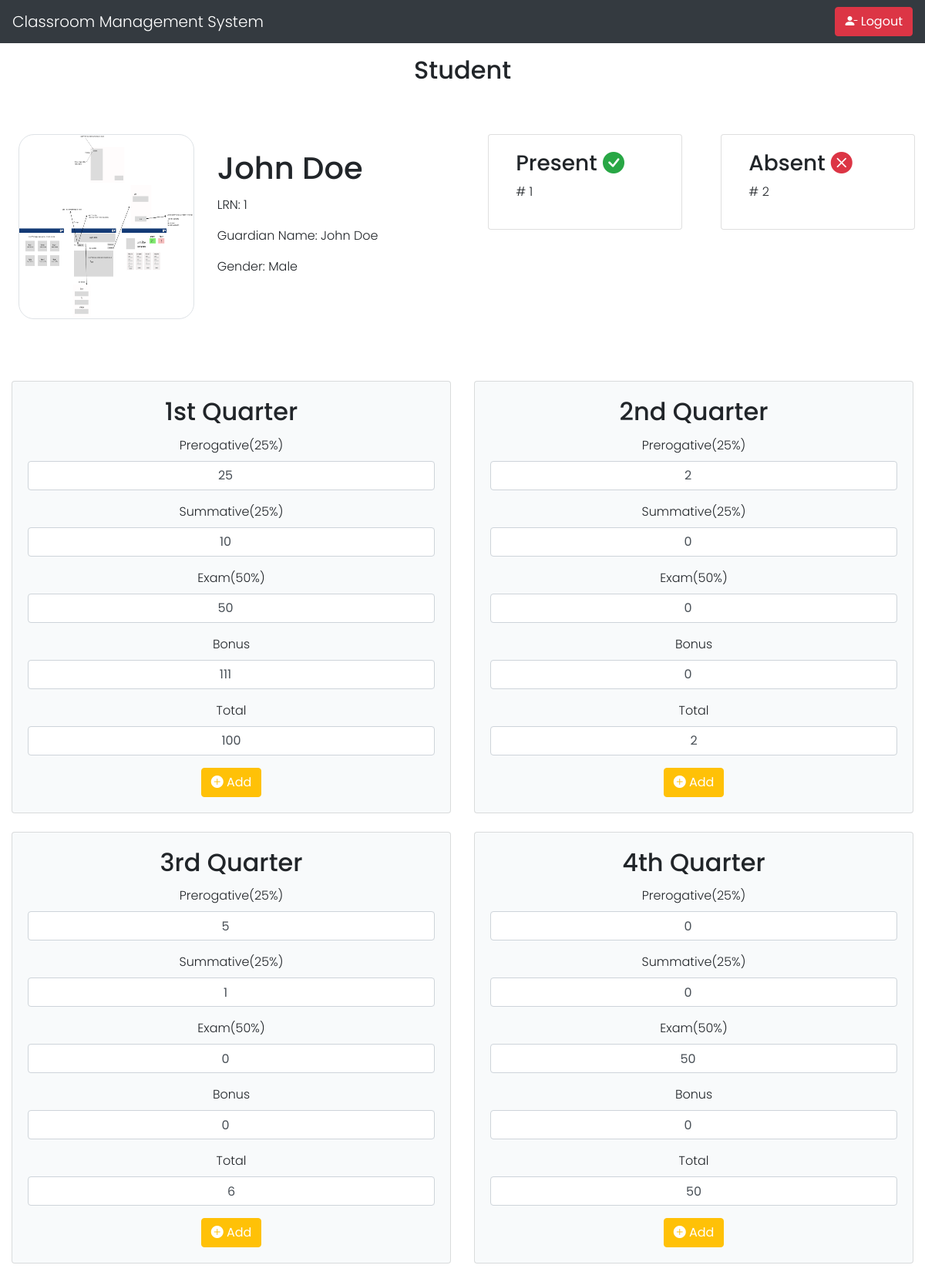
Before: /student_grade.php?class_member_id=13 (signed in) with the older database file.
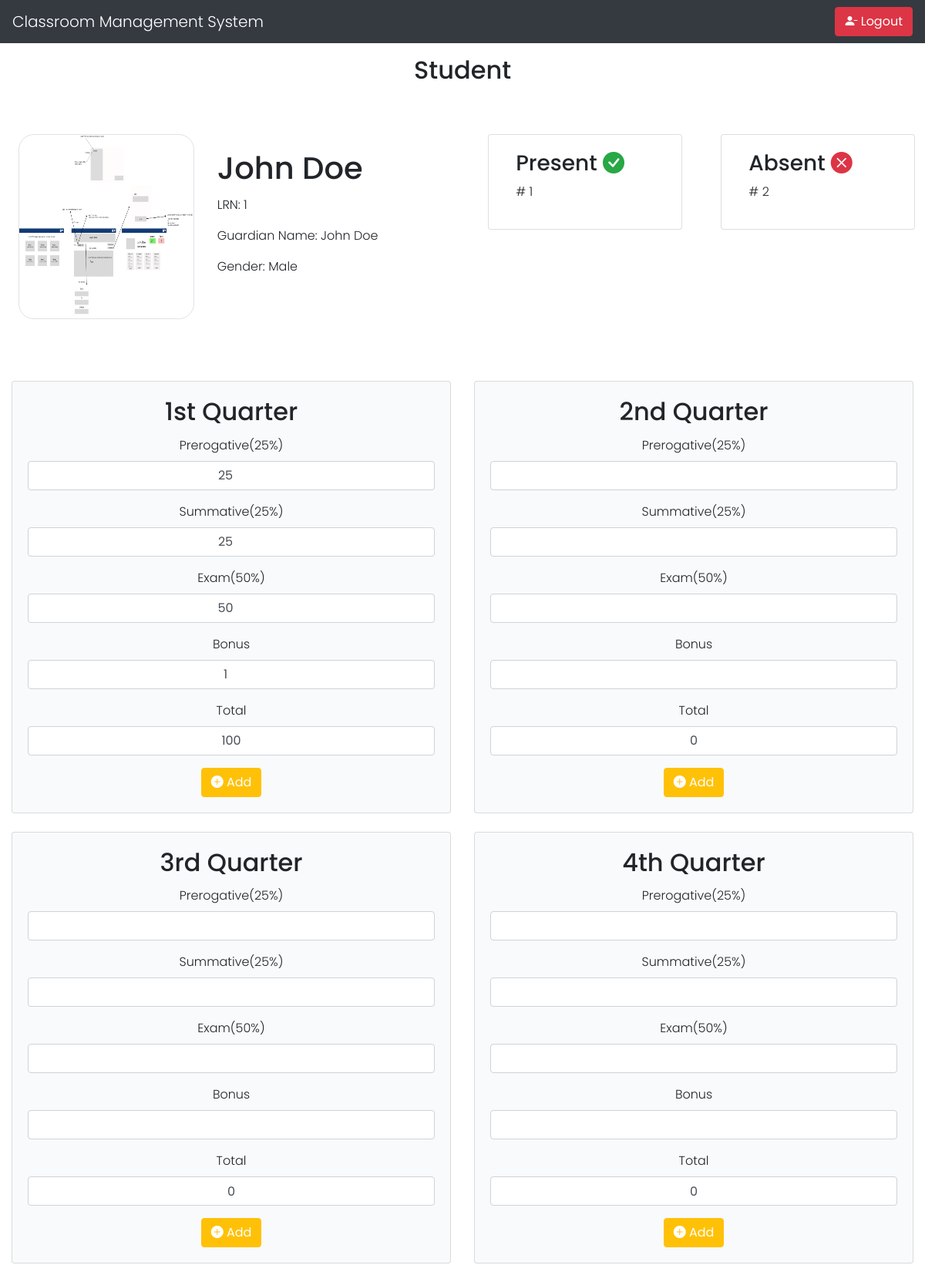
After: the same page with the newer database file.
### tables this page shows
CREATE TABLE `class_member` (
  `class_member_id` int(11) NOT NULL,
  `student_id` int(11) NOT NULL,
  `class_id` int(11) NOT NULL
);

CREATE TABLE `student` (
  `id` int(11) NOT NULL,
  `lrn` varchar(50) NOT NULL,
  `fullname` varchar(150) NOT NULL,
  `guardian_name` varchar(150) NOT NULL,
  `username` varchar(100) NOT NULL,
  `password` varchar(100) NOT NULL,
  `profile` varchar(100) NOT NULL,
  `gender` varchar(50) NOT NULL
);

CREATE TABLE `class_grade` (
  `grade_id` int(11) NOT NULL,
  `class_id` int(11) NOT NULL,
  `student_id` int(11) NOT NULL,
  `prerogative` float NOT NULL,
  `summative` float NOT NULL,
  `bonus` float NOT NULL,
  `exam` float NOT NULL,
  `total` float NOT NULL,
  `quarter` varchar(50) NOT NULL
);

### student_grade.php (the view, shortened to what the rows shown need)
<?php
include 'mysql_connect.php';
?>
<!DOCTYPE html>
<html lang="en">
<head>
</head>
<link rel="stylesheet" href="https://maxcdn.bootstrapcdn.com/bootstrap/4.5.2/css/bootstrap.min.css">
<link rel="stylesheet" href="https://cdn.jsdelivr.net/npm/bootstrap-icons@1.9.1/font/bootstrap-icons.css">
<body>
    <div class="container mt-3">
        <h2 class="text-center">Student</h2>
    </div>
    <div class="container-fluid mt-5 px-3 py-3">
        <div class="row">
            <div class="card mb-3 border-0 ml-2  col-md-6">
                <?php
                $class_member_id = $_GET["class_member_id"];
                $query =  "SELECT *
                    FROM class_member
                    INNER JOIN student ON class_member.student_id=student.id
                    INNER JOIN class ON class_member.class_id=class.class_id
                    WHERE class_member.class_member_id = " . $class_member_id;
                $res = mysqli_query($conn, $query);
                $classMemberDetails = mysqli_fetch_assoc($res);
                ?>
                <div class="row no-gutters">
                    <div class="col-md-4">
                        <img src="<?php echo $classMemberDetails['profile']; ?>" class="card-img border" alt="..." style="min-height: 30vh; min-width: 19vw; border-radius: 20px;">
                    </div>
                    <div class="col-md-8">
                        <div class="card-body ml-lg-5">
                            <h1 class="card-title"><?php echo $classMemberDetails['fullname']; ?></h1>
                            <p class="card-text">LRN: <?php echo $classMemberDetails['lrn']; ?></p>
                            <p class="card-text">Guardian Name: <?php echo $classMemberDetails['guardian_name']; ?></p>
                            <p class="card-text">Gender: <?php echo $classMemberDetails['gender']; ?></p>
                        </div>
                    </div>
                </div>
            </div>
        </div>
    </div>
    <div class="container-fluid text-center mt-5">
        <div class="row row-cols-1 row-cols-md-2">
            <div class="col mb-4">
                <div class="card" style="background-color: #F8FAFB;">
                    <div class="card-body">
                        <h2 class="card-title">1st Quarter</h2>
                        <?php
                        $query =  "SELECT *
                        FROM class_grade
                        WHERE student_id =" . $classMemberDetails['id'] . " AND class_id=" . $classMemberDetails['class_id'] . " AND quarter ='1st Quarter'";
                        $res = mysqli_query($conn, $query);
                        $firstQuarter =  mysqli_fetch_assoc($res);
                        ?>
                        <form method="POST">
                            <div class="form-group">
                                <label for="prerogative1">Prerogative(25%)</label>
                                <input type="number" class="form-control text-center" onchange="onChange1()" value="<?php echo $firstQuarter['prerogative'] ?>" id="prerogative1" name="prerogative1">
                            </div>
                            <div class="form-group">
                                <label for="summative1">Summative(25%)</label>
                                <input type="number" class="form-control text-center" onchange="onChange1()" value="<?php echo $firstQuarter['summative'] ?>" id="summative1" name="summative1">
                            </div>
                            <div class="form-group">
                                <label for="exam1">Exam(50%)</label>
                                <input type="number" class="form-control text-center" onchange="onChange1()" id="exam1" name="exam1" value="<?php echo $firstQuarter['exam'] ?>">
                            </div>
                            <div class="form-group">
                                <label for="bonus1">Bonus</label>
                                <input type="number" class="form-control text-center" onchange="onChange1()" id="bonus1" name="bonus1" value="<?php echo $firstQuarter['bonus'] ?>">
                            </div>
                            <div class="form-group">
                                <label for="total1">Total</label>
                                <input type="text" class="form-control text-center" value="<?php
                                                                                            if (mysqli_num_rows($res) > 0) {
                                                                                                if ($firstQuarter['total'] >= 0) {
                                                                                                    echo $firstQuarter['total'];
                                                                                                }
                                                                                            } else {
                                                                                                echo 0;
                                                                                            }
                                                                                            ?>" id="total1" name="total1">
                            </div>
                        </form>
                    </div>
                </div>
            </div>
            <div class="col mb-4">
                <div class="card" style="background-color: #F8FAFB;">
                    <div class="card-body">
                        <h2 class="card-title">2nd Quarter</h2>
                        <?php
                        $query =  "SELECT *
                        FROM class_grade
                        WHERE student_id =" . $classMemberDetails['id'] . " AND class_id=" . $classMemberDetails['class_id'] . " AND quarter ='2nd Quarter'";
                        $res = mysqli_query($conn, $query);
                        $secondQuarter =  mysqli_fetch_assoc($res);
                        ?>
                        <form method="POST">
                            <div class="form-group">
                                <label for="prerogative1">Prerogative(25%)</label>
                                <input type="number" class="form-control text-center" onchange="onChange2()" value="<?php echo $secondQuarter['prerogative'] ?>" id="prerogative2" name="prerogative2">
                            </div>
                            <div class="form-group">
                                <label for="summative1">Summative(25%)</label>
                                <input type="number" class="form-control text-center" onchange="onChange2()" value="<?php echo $secondQuarter['summative'] ?>" id="summative2" name="summative2">
                            </div>
                            <div class="form-group">
                                <label for="exam1">Exam(50%)</label>
                                <input type="number" class="form-control text-center" onchange="onChange2()" id="exam2" name="exam2" value="<?php echo $secondQuarter['exam'] ?>">
                            </div>
                            <div class="form-group">
                                <label for="bonus1">Bonus</label>
                                <input type="number" class="form-control text-center" onchange="onChange2()" id="bonus2" name="bonus2" value="<?php echo $secondQuarter['bonus'] ?>">
                            </div>
                            <div class="form-group">
                                <label for="total1">Total</label>
                                <input type="text" class="form-control text-center" value="<?php
                                                                                            if (mysqli_num_rows($res) > 0) {
                                                                                                if ($secondQuarter['total'] >= 0) {
                                                                                                    echo $secondQuarter['total'];
                                                                                                }
                                                                                            } else {
                                                                                                echo 0;
                                                                                            }
                                                                                            ?>" id="total2" name="total2">
                            </div>
                        </form>
                    </div>
                </div>
            </div>
            <div class="col mb-4">
                <div class="card" style="background-color: #F8FAFB;">
                    <div class="card-body">
                        <h2 class="card-title">3rd Quarter</h2>
                        <?php
                        $query =  "SELECT *
                        FROM class_grade
                        WHERE student_id =" . $classMemberDetails['id'] . " AND class_id=" . $classMemberDetails['class_id'] . " AND quarter ='3rd Quarter'";
                        $res = mysqli_query($conn, $query);
                        $thirdQuarter =  mysqli_fetch_assoc($res);
                        ?>
                        <form method="POST">
                            <div class="form-group">
                                <label for="prerogative1">Prerogative(25%)</label>
                                <input type="number" class="form-control text-center" onchange="onChange3()" value="<?php echo $thirdQuarter['prerogative'] ?>" id="prerogative3" name="prerogative3">
                            </div>
                            <div class="form-group">
                                <label for="summative1">Summative(25%)</label>
                                <input type="number" class="form-control text-center" onchange="onChange3()" value="<?php echo $thirdQuarter['summative'] ?>" id="summative3" name="summative3">
                            </div>
                            <div class="form-group">
                                <label for="exam1">Exam(50%)</label>
                                <input type="number" class="form-control text-center" onchange="onChange3()" id="exam3" name="exam3" value="<?php echo $thirdQuarter['exam'] ?>">
                            </div>
                            <div class="form-group">
                                <label for="bonus1">Bonus</label>
                                <input type="number" class="form-control text-center" onchange="onChange3()" id="bonus3" name="bonus3" value="<?php echo $thirdQuarter['bonus'] ?>">
                            </div>
                            <div class="form-group">
                                <label for="total3">Total</label>
                                <input type="text" class="form-control text-center" value="<?php
                                                                                            if (mysqli_num_rows($res) > 0) {
                                                                                                if ($thirdQuarter['total'] >= 0) {
                                                                                                    echo $thirdQuarter['total'];
                                                                                                }
                                                                                            } else {
                                                                                                echo 0;
                                                                                            }
                                                                                            ?>" id="total3" name="total3">
                            </div>
                        </form>
                    </div>
                </div>
            </div>
            <div class="col mb-4">
                <div class="card" style="background-color: #F8FAFB;">
                    <div class="card-body">
                        <h2 class="card-title">4th Quarter</h2>
                        <?php
                        $query =  "SELECT *
                        FROM class_grade
                        WHERE student_id =" . $classMemberDetails['id'] . " AND class_id=" . $classMemberDetails['class_id'] . " AND quarter ='4th Quarter'";
                        $res = mysqli_query($conn, $query);
                        $fourthQuarter =  mysqli_fetch_assoc($res);
                        ?>
                        <form method="POST">
                            <div class="form-group">
                                <label for="prerogative1">Prerogative(25%)</label>
                                <input type="number" class="form-control text-center" onchange="onChange4()" value="<?php echo $fourthQuarter['prerogative'] ?>" id="prerogative4" name="prerogative4">
                            </div>
                            <div class="form-group">
                                <label for="summative1">Summative(25%)</label>
                                <input type="number" class="form-control text-center" onchange="onChange4()" value="<?php echo $fourthQuarter['summative'] ?>" id="summative4" name="summative4">
                            </div>
                            <div class="form-group">
                                <label for="exam1">Exam(50%)</label>
                                <input type="number" class="form-control text-center" onchange="onChange4()" value="<?php echo $fourthQuarter['exam'] ?>" id="exam4" name="exam4">
                            </div>
                            <div class="form-group">
                                <label for="bonus1">Bonus</label>
                                <input type="number" class="form-control text-center" onchange="onChange4()" id="bonus4" name="bonus4" value="<?php echo $fourthQuarter['bonus'] ?>">
                            </div>
                            <div class="form-group">
                                <label for="total3">Total</label>
                                <input type="text" class="form-control text-center" value="<?php
                                                                                            if (mysqli_num_rows($res) > 0) {
                                                                                                if ($fourthQuarter['total'] >= 0) {
                                                                                                    echo $fourthQuarter['total'];
                                                                                                }
                                                                                            } else {
                                                                                                echo 0;
                                                                                            }
                                                                                            ?>" id="total4" name="total4">
                            </div>
                        </form>
                    </div>
                </div>
            </div>
</body>
</html>

Changed rows visible on the page:
removed class_grade: prerogative1 "25", summative1 "10", exam1 "50", bonus1 "111", total1 "100"
removed class_grade: prerogative2 "2", summative2 "0", exam2 "0", bonus2 "0", total2 "2"
removed class_grade: prerogative3 "5", summative3 "1", exam3 "0", bonus3 "0", total3 "6"
removed class_grade: prerogative4 "0", summative4 "0", exam4 "50", bonus4 "0", total4 "50"
added class_grade: prerogative1 "25", summative1 "25", exam1 "50", bonus1 "1", total1 "100"
Other visible differences:
form field total2: (not shown) → "0"
form field total3: (not shown) → "0"
form field total4: (not shown) → "0"
